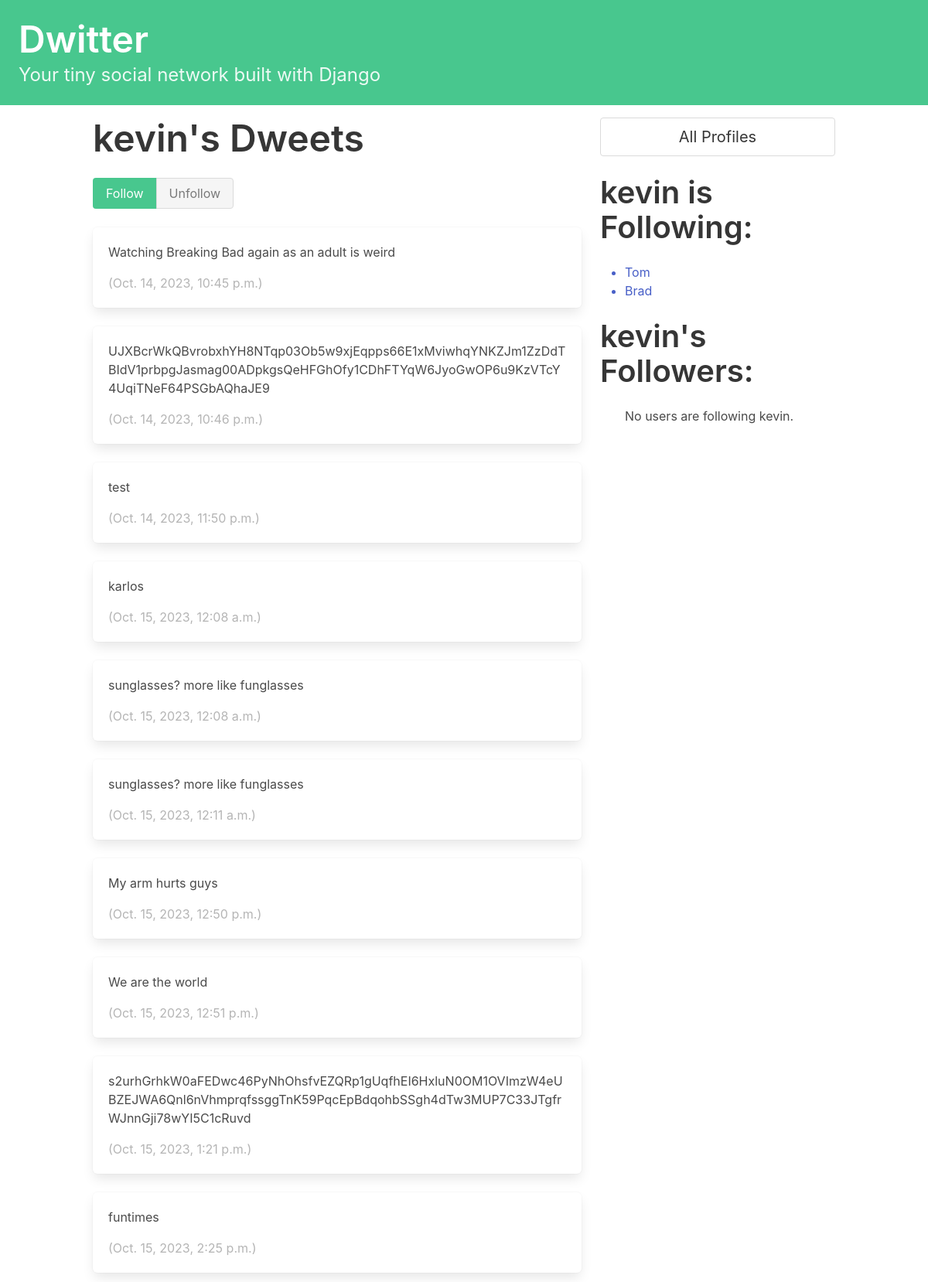
The page /profile/1 (signed in) on the database its author committed.
### dwitter/models.py (models this page shows, shortened)
class Profile(models.Model):
    user = models.OneToOneField(User, on_delete=models.CASCADE)
    follows = models.ManyToManyField(
        "self",
        related_name="followed_by",
        symmetrical=False,
        blank=True
    )
    def __str__(self):
        return self.user.username

class Dweet(models.Model):
    user = models.ForeignKey(
        User, related_name="dweets", on_delete=models.DO_NOTHING
    )
    body = models.CharField(max_length=140)
    created_at = models.DateTimeField(auto_now_add=True)

### dwitter/views.py (the view, shortened to what this page needs)
# urls.py: path("profile/<int:pk>", profile, name="profile"),
def profile(request, pk):
    if not hasattr(request.user, 'profile'):
        missing_profile = Profile(user=request.user)
        missing_profile.save()
    profile = Profile.objects.get(pk=pk)
    return render(request, "dwitter/profile.html", {"profile": profile, "following_excluding_self": profile.follows.exclude(user=profile.user), "followers_excluding_self": profile.followed_by.exclude(user=profile.user)})

### dwitter/templates/dwitter/profile.html (shortened to what this page needs)
{% extends 'base.html' %}
{% block content %}
<div class="column is-two-thirds">
    <h1 class="title is-1">{{ profile.user.username}}'s Dweets</h1>
    <div class="block">
        <form method="post">
            <div class="buttons has-addons">
            {% if profile in user.profile.follows.all %}
                <button class="button is-success is-static">Follow</button>
                <button class="button is-danger" name="follow" value="unfollow">Unfollow</button>
            {% else %}
                <button class="button is-success" name="follow" value="follow">Follow</button>
                <button class="button is-danger is-static">Unfollow</button>
            {% endif %}
            </div>
        </form>
    </div>
    <div class="content" style="word-wrap: anywhere;">
        {% for dweet in profile.user.dweets.all %}
            <div class="box">
                <p>{{dweet.body}}</p>
                <p class="is-small has-text-grey-light">
                    ({{ dweet.created_at }})
                </p>
            </div>
        {% endfor %}
    </div>
</div>
<div class="column is-one-third">
    <div class="block">
        <a href="{% url 'dwitter:profile_list' %}">
            <button class="button is-medium is-fullwidth">All Profiles</button>
        </a>
    </div>
    <div class="block">
        <h2 class="title is-2">{{ profile.user.username}} is Following:</h2>
        <div class="content">
            <ul>
            {% if following_excluding_self.count > 0 %}
                {% for following in following_excluding_self %}
                <a href="{% url 'dwitter:profile' following.id %}">
                        <li>{{ following }}</li>
                    </a>
                {% endfor %}
            {% else %}
                <p>{{ profile.user.username}} isn't following anyone.</p>
            {% endif %}
            </ul>
        </div>
    </div>
    <div class="block">
        <h2 class="title is-2">{{ profile.user.username}}'s Followers:</h2>
        <div class="content">
            <ul>
            {% if followers_excluding_self.count > 0 %}
                {% for follower in followers_excluding_self %}
                    <a href="{% url 'dwitter:profile' follower.id %}">
                        <li>{{ follower }}</li>
                    </a>
                {% endfor %}
            {% else %}
                <p>No users are following {{ profile.user.username}}.</p>
            {% endif %}
            </ul>
        </div>
    </div>
</div>
{% endblock content %}

### rows shown on the page
Profile: user.username "kevin"
Dweet: body "Watching Breaking Bad again as an adult is weird", created_at "Oct. 14, 2023, 10:45 p.m."
Dweet: body "UJXBcrWkQBvrobxhYH8NTqp03Ob5w9xjEqpps66E1xMviwhqYNKZJm1ZzDdTBIdV1prbpgJasmag00ADpkgsQeHFGhOfy1CDhFTYqW6JyoGwOP6u9KzVTcY4UqiTNeF64PSGbAQhaJE9", created_at "Oct. 14, 2023, 10:46 p.m."
Dweet: body "test", created_at "Oct. 14, 2023, 11:50 p.m."
Dweet: body "karlos", created_at "Oct. 15, 2023, 12:08 a.m."
Dweet: body "sunglasses? more like funglasses", created_at "Oct. 15, 2023, 12:08 a.m."
Dweet: body "sunglasses? more like funglasses", created_at "Oct. 15, 2023, 12:11 a.m."
Dweet: body "My arm hurts guys", created_at "Oct. 15, 2023, 12:50 p.m."
Dweet: body "We are the world", created_at "Oct. 15, 2023, 12:51 p.m."
Dweet: body "s2urhGrhkW0aFEDwc46PyNhOhsfvEZQRp1gUqfhEI6HxluN0OM1OVImzW4eUBZEJWA6Qnl6nVhmprqfssggTnK59PqcEpBdqohbSSgh4dTw3MUP7C33JTgfrWJnnGji78wYI5C1cRuvd", created_at "Oct. 15, 2023, 1:21 p.m."
Dweet: body "funtimes", created_at "Oct. 15, 2023, 2:25 p.m."
Profile: user.username "Tom"
Profile: user.username "Brad"
